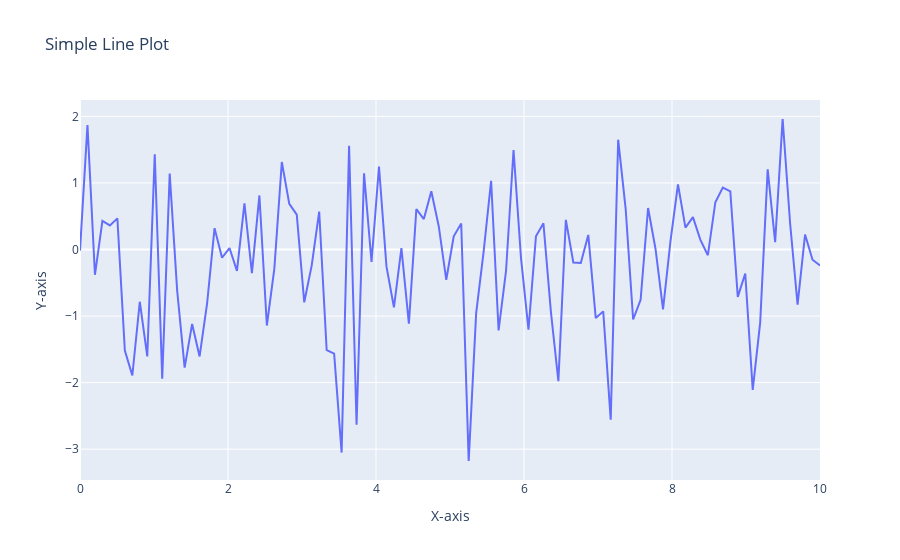

The notebook cell saved with this chart:
### Markdown cell above
### 20. Using Plotly, create a basic line plot of a randomly generated dataset, label the axes, and set the title as 'Simple Line Plot'.

### Code cell
import plotly.graph_objs as go
import plotly.io as pio
import numpy as np

# Generate random data
x = np.linspace(0, 10, 100)
y = np.random.randn(100)

# Create a Plotly trace
trace = go.Scatter(x=x, y=y, mode='lines')

# Create layout
layout = go.Layout(title='Simple Line Plot', xaxis=dict(title='X-axis'), yaxis=dict(title='Y-axis'))

# Create figure
fig = go.Figure(data=[trace], layout=layout)

# Show plot
pio.show(fig)
